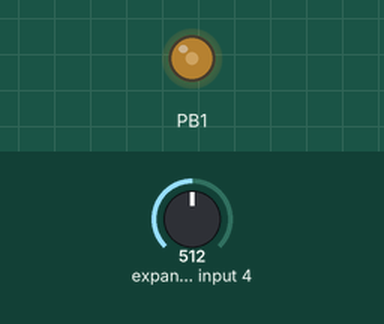
This program was run on a simulated ATmega328P, built with avr-gcc and emulated at 16 MHz. Shown: output pins drawn as LEDs (lit = HIGH). The test bench sets the inputs (shaded band); at power-on: expander input 4 = 512.

Above: at 1.2 s.
1.3 s: expander input 4 set to 900
At 2.3 s:
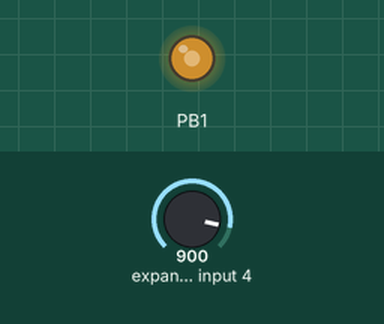
2.8 s: expander input 4 set to 122
At 3.5 s:
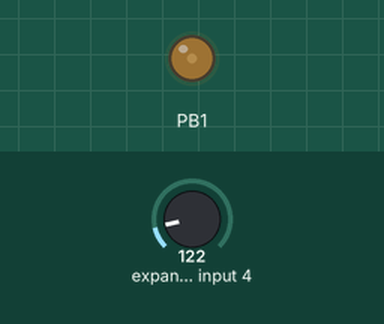
4.3 s: expander input 4 set to 511
At 4.6 s:
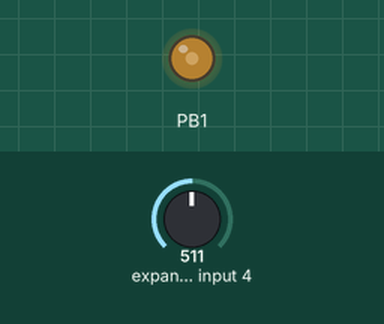
Timing chart, 0 to 7.3 s (numbered marks = the images above; inputs shaded):
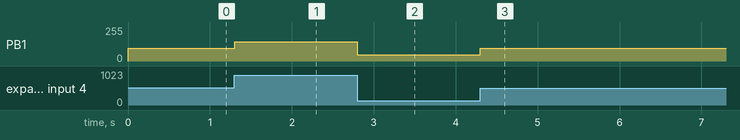

The program:

main.c
```c
/******************************************************************************
; Universidad del Valle de Guatemala
; 1E2023: Programacion de Microcontroladores
; main.c
; Autor: Jacob Tabush
; Proyecto: Prelaboratorio 5
; Hardware: ATMEGA328P
; Creado: 15/04/2024
; Ultima modificacion: 15/04/2024
*******************************************************************************/

#define F_CPU 16000000
#include <avr/io.h>
#include <util/delay.h>
#include <avr/interrupt.h>
#include <stdbool.h>
#include "PWM/PWM.h"

void initADC(void);
char changesomebits(char oldvalue, char bitstochange, char newvalue);

uint16_t ADCResult = 0;

void setup(void)
{
	cli();

	initPWM1FastTopA(reset, no_invertido, 64, 2499);

	UCSR0B = 0; // Deshablitamos serial en D0 y D1

	initADC();

	sei();
}

int main(void)
{
	setup();
	updateDutyCycle1A(150);
	while (1)
	{
		ADCSRA |= (1<<ADSC); //reiniciamos el ADC
		_delay_ms(100);

	}
}

void initADC(void) //Funcion para inicializar el ADC
{
	ADMUX = 0;

	ADMUX |= (1<<REFS0); //conectamos a AVcc
	ADMUX &= ~(1<<REFS1);

	ADMUX |= 0b00000110; //Seleccionamos A6

	ADMUX |= (1<<ADLAR); // Justificado a la izquierda

	ADCSRA |= (1<<ADEN); //Encendemos el ADC
	ADCSRA |= (1<<ADIE); // Encendemos el interrupt
	ADCSRA |= (0b00000111); //Prescaler de 128
}

ISR(ADC_vect){
	ADCResult = ADCH + 65;
	ADCSRA |= (1<<ADIF);

	updateDutyCycle1A(ADCResult);

	return;

}

char changesomebits(char oldvalue, char bitstochange, char newvalue) //Funcion para solo cambiar algunos bits en un registro
{	char result = (newvalue & bitstochange) | (oldvalue & ~bitstochange);
	return result;
}
```

PWM.c
```c
/******************************************************************************
; Universidad del Valle de Guatemala
; 1E2023: Programacion de Microcontroladores
; PWM.c
; Autor: Jacob Tabush
; Proyecto: Libreria PWM
; Hardware: ATMEGA328P
; Creado: 15/04/2024
; Ultima modificacion: 15/04/2024
*******************************************************************************/

#include "PWM.h"

void initPWM0FastA(uint8_t resetorno, uint8_t inverted, uint16_t prescaler){
	//Poner a PD6 como salida
	DDRD |= (1<<DDD6);

	if (resetorno) { //Para evitar eliminar la configuracion de una al modificar la otra
	TCCR0A = 0;
	TCCR0B = 0;}

	TCCR0A |= (1<<COM0A1); //Encendemos OC0A
	// Configurando OC0A como invertido o no invertido
	if (inverted) {TCCR0A |= (1<<COM0A0);}

	// Modo PWM Fast TOP = 0xFF
	TCCR0A |= (1<<WGM01)|(1<<WGM00);

	//Prescaler

	switch(prescaler) {
		case 1: TCCR0B |= (1<<CS00);
		break;

		case 8: TCCR0B |= (1<<CS01);
		break;

		case 64: TCCR0B |= (1<<CS01)|(1<<CS00);
		break;

		case 256: TCCR0B |= (1<<CS02);
		break;

		case 1024: TCCR0B |= (1<<CS02)|(1<<CS00);
		break;

		default: TCCR0B |= (1<<CS02)|(1<<CS00); //1024 de default
	}


	};

void initPWM0FastB(uint8_t resetorno, uint8_t inverted, uint16_t prescaler){
	//Poner a PD6 como salida
	DDRD |= (1<<DDD6);

	if (resetorno) {
	TCCR0A = 0;
	TCCR0B = 0;}

	TCCR0A |= (1<<COM0B1); //Encendemos OC0A
	// Configurando OC0A como invertido o no invertido
	if (inverted) {TCCR0A |= (1<<COM0B0);}

	// Modo PWM Fast TOP = 0xFF
	TCCR0A |= (1<<WGM01)|(1<<WGM00);

	//Prescaler

	switch(prescaler) {
		case 1: TCCR0B |= (1<<CS00);
		break;

		case 8: TCCR0B |= (1<<CS01);
		break;

		case 64: TCCR0B |= (1<<CS01)|(1<<CS00);
		break;

		case 256: TCCR0B |= (1<<CS02);
		break;

		case 1024: TCCR0B |= (1<<CS02)|(1<<CS00);
		break;

		default: TCCR0B |= (1<<CS02)|(1<<CS00); //1024 de default
	}


};

void initPWM1FastTopA(uint8_t resetorno, uint8_t inverted, uint16_t prescaler, uint16_t top){
	//Poner a PB1 como salida
	DDRB |= (1<<DDB1);

	if (resetorno) { //Para evitar eliminar la configuracion de una al modificar la otra
		TCCR1A = 0;
	TCCR1B = 0;}

	TCCR1C = 0;

	TCCR1A |= (1<<COM1A1); //Encendemos OC0A
	// Configurando OC0A como invertido o no invertido
	if (inverted) {TCCR1A |= (1<<COM1A0);}

	// Modo PWM Fast 10 bit TOP = ICR1
	TCCR1A |= (1<<WGM13)|(1<<WGM12)|(1<<WGM11);

	//Prescaler

	switch(prescaler) {
		case 1: TCCR1B |= (1<<CS10);
		break;

		case 8: TCCR1B |= (1<<CS11);
		break;

		case 64: TCCR1B |= (1<<CS11)|(1<<CS10);
		break;

		case 256: TCCR1B |= (1<<CS12);
		break;

		case 1024: TCCR1B |= (1<<CS12)|(1<<CS10);
		break;

		default: TCCR1B |= (1<<CS12)|(1<<CS10); //1024 de default
	}

	ICR1 = top;
};

void updateDutyCycle0A(uint8_t duty) {
	OCR0A = duty;}

void updateDutyCycle0B(uint8_t duty) {
	OCR0B = duty;}

void updateDutyCycle1A(uint16_t duty) {
	OCR1A = duty;
}
```

PWM.h
```c
/******************************************************************************
; Universidad del Valle de Guatemala
; 1E2023: Programacion de Microcontroladores
; pwm.h
; Autor: Jacob Tabush
; Proyecto: Libreria PWM
; Hardware: ATMEGA328P
; Creado: 15/04/2024
; Ultima modificacion: 15/04/2024
*******************************************************************************/


#ifndef PWM_H_
#define PWM_H_

#include <avr/io.h>
#include <stdint.h>

#define invertido 1
#define no_invertido 0

#define reset 1
#define no_reset 0

void initPWM0FastA(uint8_t resetorno, uint8_t inverted, uint16_t prescaler);
void initPWM0FastB(uint8_t resetorno, uint8_t inverted, uint16_t prescaler);

void initPWM1FastTopA(uint8_t resetorno, uint8_t inverted, uint16_t prescaler, uint16_t top);

void updateDutyCycle0A(uint8_t duty);

void updateDutyCycle0B(uint8_t duty);

void updateDutyCycle1A(uint16_t duty);

#endif /* PWM_H_ */
```

Measured:
- after the input at 1.3 s, PB1: 96/255 → 145/255 at once
- after the input at 2.8 s, PB1: 145/255 → 47/255 at once
- after the input at 4.3 s, PB1: 47/255 → 96/255 at once
